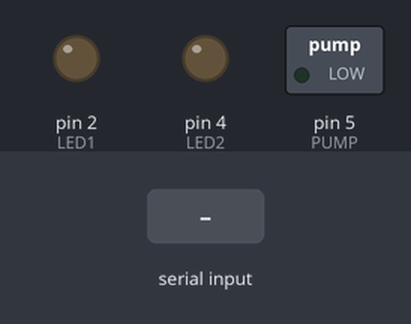
This sketch was run on a simulated Arduino Uno, built with avr-gcc and run on an emulated ATmega328P. Parts: switched loads named in the sketch (green lamp = pin HIGH), output pins drawn as LEDs (lit = HIGH). The test bench sets the inputs (shaded band).

Above: at 1.2 s.
1.3 s: "LED1_ON\n" received over Serial
At 2.5 s:
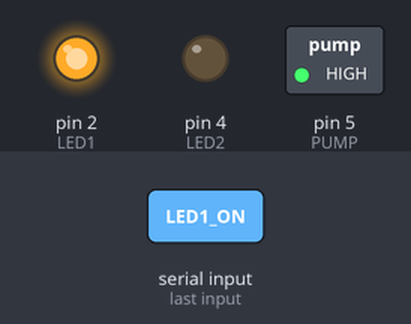
2.8 s: "LED2_ON\n" received over Serial
At 3.8 s:
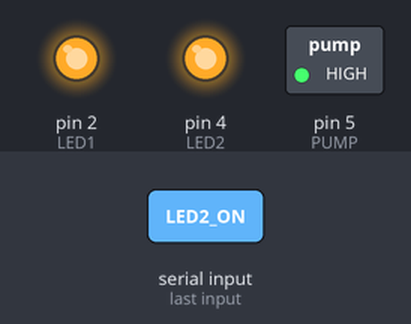
4.3 s: "LED1_OFF\n" received over Serial
At 4.9 s:
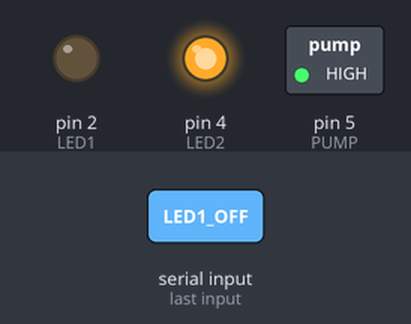
5.8 s: "LED2_OFF\n" received over Serial
At 6.1 s:
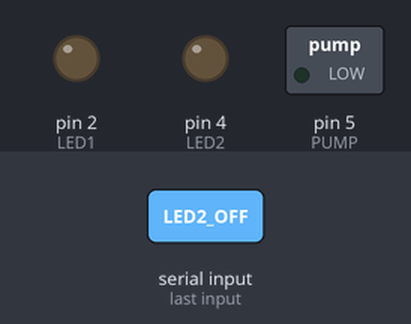
Timing chart, 0 to 8.3 s (numbered marks = the images above; inputs shaded):
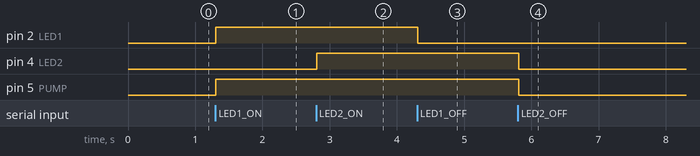

The sketch:

led.ino
```cpp
#define LED1  2    // GPIO2 สำหรับ LED1 (Solenoid1)
#define LED2  4    // GPIO4 สำหรับ LED2 (Solenoid2)
#define PUMP  5    // GPIO5 สำหรับปั๊มน้ำ

String inputString = "";

void setup() {
  Serial.begin(9600);
  pinMode(LED1, OUTPUT);
  pinMode(LED2, OUTPUT);
  pinMode(PUMP, OUTPUT);
  digitalWrite(LED1, LOW);
  digitalWrite(LED2, LOW);
  digitalWrite(PUMP, LOW);
}

void loop() {
  while (Serial.available()) {
    char inChar = (char)Serial.read();
    if (inChar == '\n') {
      handleCommand(inputString);
      inputString = "";
    } else {
      inputString += inChar;
    }
  }
}

void handleCommand(String cmd) {
  cmd.trim();
  if (cmd == "LED1_ON") {
    digitalWrite(LED1, HIGH);
    digitalWrite(PUMP, HIGH);
  } else if (cmd == "LED2_ON") {
    digitalWrite(LED1, HIGH);
    digitalWrite(LED2, HIGH);
    digitalWrite(PUMP, HIGH);
  } else if (cmd == "LED1_OFF") {
    digitalWrite(LED1, LOW);
    // ถ้า LED2 ยังติด ปั๊มยังต้องเปิดอยู่
    if (digitalRead(LED2) == LOW) {
      digitalWrite(PUMP, LOW);
    }
  } else if (cmd == "LED2_OFF") {
    digitalWrite(LED2, LOW);
    // ถ้า LED1 ยังติด ปั๊มยังต้องเปิดอยู่
    if (digitalRead(LED1) == LOW) {
      digitalWrite(PUMP, LOW);
    }
  } else if (cmd == "LED_OFF" || cmd == "STOP") {
    digitalWrite(LED1, LOW);
    digitalWrite(LED2, LOW);
    digitalWrite(PUMP, LOW);
  }
}
```

Measured:
- after the input at 1.3 s, pin 2 (LED1), pin 5 (PUMP): LOW → HIGH at once
- after the input at 2.8 s, pin 4 (LED2): LOW → HIGH at once
- after the input at 4.3 s, pin 2 (LED1): HIGH → LOW at once
- after the input at 5.8 s, pin 4 (LED2), pin 5 (PUMP): HIGH → LOW at once
